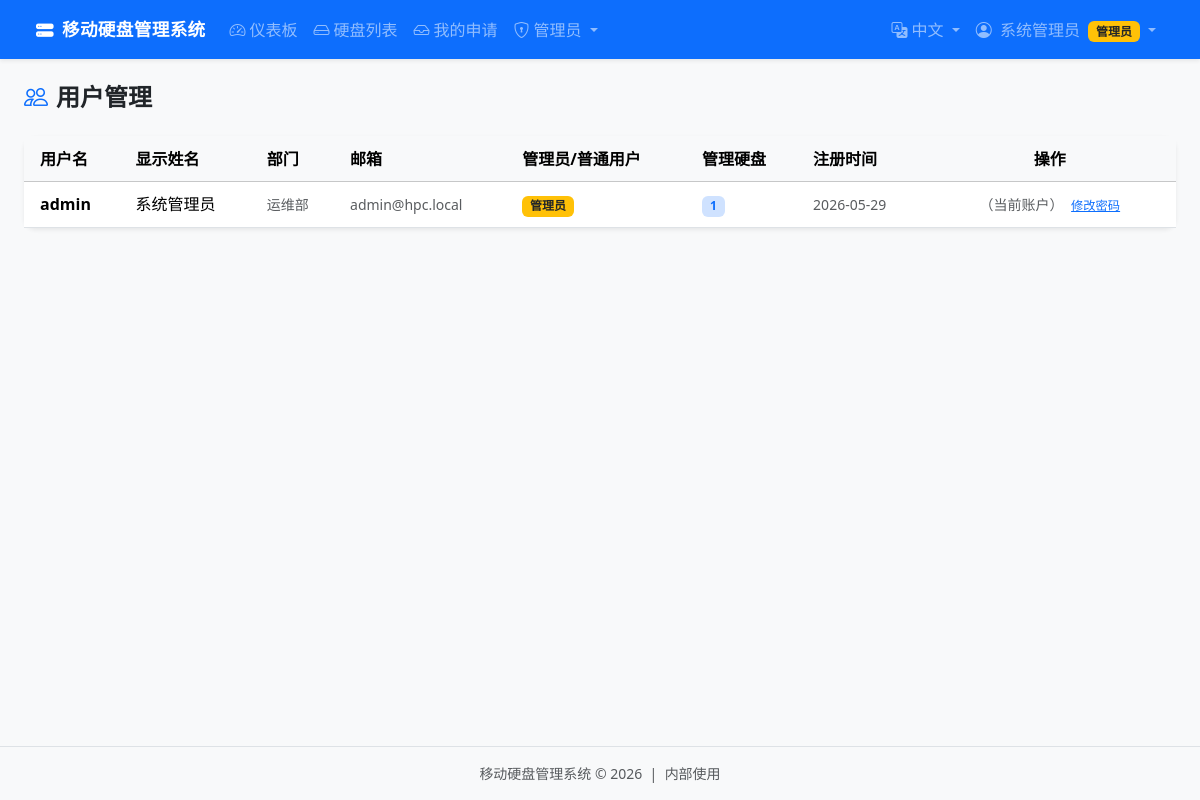
Page /admin/users (signed in) on the committed database.
### app.py (models this page shows, shortened)
class User(db.Model):
    __tablename__ = 'users'
    id            = db.Column(db.Integer, primary_key=True)
    username      = db.Column(db.String(80), unique=True, nullable=False)
    password_hash = db.Column(db.String(256), nullable=False)
    display_name  = db.Column(db.String(120))
    email         = db.Column(db.String(120))
    department    = db.Column(db.String(120))
    role          = db.Column(db.String(20), default='user')   # 'admin' or 'user'
    created_at    = db.Column(db.DateTime, default=datetime.utcnow)
    disks         = db.relationship('Disk', backref='manager', lazy=True,
                                    foreign_keys='Disk.manager_id')
    requests      = db.relationship('DiskRequest', backref='requester', lazy=True,
                                    foreign_keys='DiskRequest.user_id')

### app.py (the view)
@app.route('/admin/users')
@admin_required
def admin_users():
    users = User.query.order_by(User.created_at.desc()).all()
    return render_template('admin/users.html', users=users)

### app.py (called while the page is built)
def admin_required(f):
    @wraps(f)
    def decorated(*args, **kwargs):
        if 'user_id' not in session:
            flash(_('flash.login_required'), 'warning')
            return redirect(url_for('login'))
        user = User.query.get(session['user_id'])
        if not user or user.role != 'admin':
            flash(_('flash.admin_required'), 'danger')
            return redirect(url_for('dashboard'))
        return f(*args, **kwargs)
    return decorated

def current_user():
    if 'user_id' in session:
        return User.query.get(session['user_id'])
    return None

def pending_count():
    return DiskRequest.query.filter_by(status='pending').count()

@app.context_processor
def inject_i18n():
    return {
        'lang': get_locale(),
        'IMPORTANCE_LABELS': importance_labels(),
        'BACKUP_LABELS': backup_labels(),
    }

@app.context_processor
def inject_now():
    return {'now': datetime.utcnow()}

### i18n.py (called while the page is built)
def get_locale():
    lang = session.get('lang', DEFAULT_LANGUAGE)
    return lang if lang in SUPPORTED_LANGUAGES else DEFAULT_LANGUAGE

def _(key, **kwargs):
    lang = get_locale()
    text = MESSAGES.get(lang, {}).get(key) or MESSAGES.get(DEFAULT_LANGUAGE, {}).get(key) or key
    if kwargs:
        try:
            return text.format(**kwargs)
        except (KeyError, ValueError):
            return text
    return text

def importance_labels():
    return {k: _(f'importance.{k}') for k in ('critical', 'important', 'normal', 'temp')}

def backup_labels():
    return {k: _(f'backup.{k}') for k in ('backed_up', 'not_backed', 'unknown')}

### templates/admin/users.html (shortened to what this page needs)
{% extends 'base.html' %}
{% block content %}
<h4 class="fw-bold mb-4"><i class="bi bi-people me-2 text-primary"></i>{{ _('page.admin.users.title') }}</h4>
<div class="card border-0 shadow-sm">
  <div class="card-body p-0">
    <div class="table-responsive">
      <table class="table table-hover mb-0 align-middle">
        <thead class="table-light">
          <tr>
            <th class="ps-3">{{ _('common.username') }}</th>
            <th>{{ _('common.display_name') }}</th>
            <th>{{ _('common.department') }}</th>
            <th>{{ _('common.email') }}</th>
            <th>{{ _('role.admin') }}/{{ _('role.user') }}</th>
            <th>{{ _('common.managed_disks') }}</th>
            <th>{{ _('common.registered_at') }}</th>
            <th class="text-center" style="min-width:200px">{{ _('common.action') }}</th>
          </tr>
        </thead>
        <tbody>
          {% for user in users %}
          <tr>
            <td class="ps-3 fw-semibold">{{ user.username }}</td>
            <td>{{ user.display_name or _('common.none') }}</td>
            <td class="text-muted small">{{ user.department or _('common.none') }}</td>
            <td class="text-muted small">{{ user.email or _('common.none') }}</td>
            <td>
              {% if user.role == 'admin' %}
                <span class="badge bg-warning text-dark">{{ _('role.admin') }}</span>
              {% else %}
                <span class="badge bg-secondary">{{ _('role.user') }}</span>
              {% endif %}
            </td>
            <td>
              <span class="badge bg-primary-subtle text-primary">
                {{ user.disks | length }}
              </span>
            </td>
            <td class="small text-muted">{{ user.created_at.strftime('%Y-%m-%d') }}</td>
            <td class="text-center">
              {% if user.id != session.get('user_id') %}
              <div class="d-flex justify-content-center gap-1 flex-wrap">
                <button class="btn btn-outline-secondary btn-sm"
                        data-bs-toggle="modal"
                        data-bs-target="#editUserModal{{ user.id }}"
                        title="{{ _('page.admin.users.edit_info') }}">
                  <i class="bi bi-pencil"></i> {{ _('common.edit') }}
                </button>
                <form method="POST" action="{{ url_for('toggle_role', user_id=user.id) }}">
                  <button type="submit"
                    class="btn btn-outline-{{ 'secondary' if user.role=='admin' else 'warning' }} btn-sm"
                    title="{{ _('page.admin.users.revoke_admin') if user.role=='admin' else _('page.admin.users.grant_admin') }}">
                    <i class="bi bi-{{ 'person-dash' if user.role=='admin' else 'person-check' }}"></i>
                    {{ _('page.admin.users.revoke_admin') if user.role=='admin' else _('page.admin.users.grant_admin') }}
                  </button>
                </form>
                <button class="btn btn-outline-primary btn-sm"
                        data-bs-toggle="modal"
                        data-bs-target="#resetPwModal{{ user.id }}"
                        title="{{ _('page.admin.users.reset_password') }}">
                  <i class="bi bi-key"></i> {{ _('page.admin.users.reset_password') }}
                </button>
                <button class="btn btn-outline-danger btn-sm"
                        data-bs-toggle="modal"
                        data-bs-target="#deleteUserModal{{ user.id }}"
                        title="{{ _('page.admin.users.delete_user') }}">
                  <i class="bi bi-trash"></i> {{ _('common.delete') }}
                </button>
              </div>
              {% else %}
                <span class="text-muted small">{{ _('common.current_account') }}
                  <a href="{{ url_for('change_password') }}" class="ms-1 small">{{ _('nav.change_password') }}</a>
                </span>
              {% endif %}
            </td>
          </tr>
          {% endfor %}
        </tbody>
      </table>
    </div>
  </div>
</div>
{% endblock %}

### templates/base.html (shortened to what this page needs)
<!DOCTYPE html>
<html lang="{{ 'en' if lang == 'en' else 'zh-CN' }}">
<head>
  <link rel="stylesheet" href="https://cdn.jsdelivr.net/npm/bootstrap@5.3.2/dist/css/bootstrap.min.css">
  <link rel="stylesheet" href="https://cdn.jsdelivr.net/npm/bootstrap-icons@1.11.3/font/bootstrap-icons.min.css">
  <link rel="stylesheet" href="{{ url_for('static', filename='css/style.css') }}">
</head>
<body class="bg-body-tertiary">
{% if current_user() %}
<nav class="navbar navbar-expand-lg navbar-dark bg-primary shadow-sm">
  <div class="container-fluid">
    <a class="navbar-brand fw-bold" href="{{ url_for('dashboard') }}">
      <i class="bi bi-hdd-stack-fill me-2"></i>{{ _('app.name') }}
    </a>
    <div class="collapse navbar-collapse" id="navContent">
      <ul class="navbar-nav me-auto">
        <li class="nav-item">
          <a class="nav-link {% if request.endpoint == 'dashboard' %}active{% endif %}"
             href="{{ url_for('dashboard') }}">
            <i class="bi bi-speedometer2 me-1"></i>{{ _('nav.dashboard') }}
          </a>
        </li>
        <li class="nav-item">
          <a class="nav-link {% if request.endpoint in ['disks','disk_detail'] %}active{% endif %}"
             href="{{ url_for('disks') }}">
            <i class="bi bi-hdd me-1"></i>{{ _('nav.disks') }}
          </a>
        </li>
        <li class="nav-item">
          <a class="nav-link {% if request.endpoint == 'my_requests' %}active{% endif %}"
             href="{{ url_for('my_requests') }}">
            <i class="bi bi-inbox me-1"></i>{{ _('nav.my_requests') }}
          </a>
        </li>
        {% if session.get('role') == 'admin' %}
        <li class="nav-item dropdown">
          <a class="nav-link dropdown-toggle" href="#" role="button" data-bs-toggle="dropdown">
            <i class="bi bi-shield-lock me-1"></i>{{ _('nav.admin') }}
          </a>
                {% set pc = pending_count() %}
        </li>
        {% endif %}
      </ul>
      <ul class="navbar-nav">
        <li class="nav-item dropdown">
          <a class="nav-link dropdown-toggle" href="#" role="button" data-bs-toggle="dropdown">
            <i class="bi bi-translate me-1"></i>{{ _('lang.zh') if lang == 'zh' else _('lang.en') }}
          </a>
        </li>
        <li class="nav-item dropdown">
          <a class="nav-link dropdown-toggle" href="#" role="button" data-bs-toggle="dropdown">
            <i class="bi bi-person-circle me-1"></i>
            {{ current_user().display_name or current_user().username }}
            {% if session.get('role') == 'admin' %}
              <span class="badge bg-warning text-dark ms-1">{{ _('role.admin') }}</span>
            {% endif %}
          </a>
        </li>
      </ul>
    </div>
  </div>
</nav>
{% endif %}
<main class="container-fluid py-4 px-4">
  {% block content %}{% endblock %}
</main>
<footer class="text-center text-muted py-3 small border-top mt-4">
  {{ _('app.name') }} &copy; {{ now.year }} &nbsp;|&nbsp; {{ _('app.footer') }}
</footer>
</body>
</html>

### static/css/style.css (style rules this page uses)
body { font-family: "PingFang SC", "Microsoft YaHei", "Segoe UI", sans-serif; min-height: 100vh; display: flex; flex-direction: column; }
main.container-fluid { flex: 1; }
.navbar { padding: 0.6rem 1.5rem; }
.navbar-brand { font-size: 1.1rem; letter-spacing: 0.02em; }
.card { border-radius: 0.75rem !important; }
.table > :not(caption) > * > * { padding: 0.65rem 0.75rem; }
a { color: #0d6efd; }

### rows in the picture
User: display_name "系统管理员", username "admin", department "运维部", email "admin@hpc.local", disks|length "1", created_at "2026-05-29"
